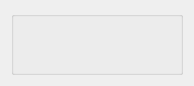
<?xml version="1.0" encoding="UTF-8"?>
<ui version="4.0">
 <class>ConfigureAmountWidget</class>
 <widget class="QWidget" name="ConfigureAmountWidget">
  <property name="geometry">
   <rect>
    <x>0</x>
    <y>0</y>
    <width>194</width>
    <height>86</height>
   </rect>
  </property>
  <property name="windowTitle">
   <string>Form</string>
  </property>
  <layout class="QVBoxLayout" name="verticalLayout">
   <item>
    <widget class="QGroupBox" name="groupBox">
     <property name="title">
      <string/>
     </property>
     <layout class="QVBoxLayout" name="verticalLayout_2">
      <item>
       <layout class="QFormLayout" name="formLayout">
        <property name="topMargin">
         <number>0</number>
        </property>
       </layout>
      </item>
     </layout>
    </widget>
   </item>
  </layout>
 </widget>
 <resources/>
 <connections/>
</ui>
